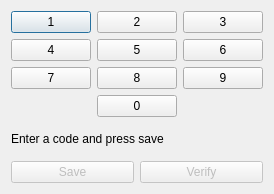
<?xml version="1.0" encoding="UTF-8"?>
<ui version="4.0">
 <class>Dialog</class>
 <widget class="QDialog" name="Dialog">
  <property name="geometry">
   <rect>
    <x>0</x>
    <y>0</y>
    <width>272</width>
    <height>194</height>
   </rect>
  </property>
  <property name="windowTitle">
   <string>Dialog</string>
  </property>
  <layout class="QVBoxLayout" name="verticalLayout">
   <item>
    <layout class="QGridLayout" name="gridLayout">
     <item row="0" column="0">
      <widget class="QPushButton" name="btnOne">
       <property name="text">
        <string>1</string>
       </property>
      </widget>
     </item>
     <item row="0" column="1">
      <widget class="QPushButton" name="btnTwo">
       <property name="text">
        <string>2</string>
       </property>
      </widget>
     </item>
     <item row="0" column="2">
      <widget class="QPushButton" name="btnThree">
       <property name="text">
        <string>3</string>
       </property>
      </widget>
     </item>
     <item row="1" column="0">
      <widget class="QPushButton" name="btnFour">
       <property name="text">
        <string>4</string>
       </property>
      </widget>
     </item>
     <item row="1" column="1">
      <widget class="QPushButton" name="btnFive">
       <property name="text">
        <string>5</string>
       </property>
      </widget>
     </item>
     <item row="1" column="2">
      <widget class="QPushButton" name="btnSix">
       <property name="text">
        <string>6</string>
       </property>
      </widget>
     </item>
     <item row="2" column="0">
      <widget class="QPushButton" name="btnSeven">
       <property name="text">
        <string>7</string>
       </property>
      </widget>
     </item>
     <item row="2" column="1">
      <widget class="QPushButton" name="btnEight">
       <property name="text">
        <string>8</string>
       </property>
      </widget>
     </item>
     <item row="2" column="2">
      <widget class="QPushButton" name="btnNine">
       <property name="text">
        <string>9</string>
       </property>
      </widget>
     </item>
     <item row="3" column="1">
      <widget class="QPushButton" name="btnZero">
       <property name="text">
        <string>0</string>
       </property>
      </widget>
     </item>
    </layout>
   </item>
   <item>
    <widget class="QLabel" name="lblNotify">
     <property name="text">
      <string>Enter a code and press save</string>
     </property>
    </widget>
   </item>
   <item>
    <layout class="QHBoxLayout" name="horizontalLayout">
     <item>
      <widget class="QPushButton" name="btnSave">
       <property name="enabled">
        <bool>false</bool>
       </property>
       <property name="text">
        <string>Save</string>
       </property>
      </widget>
     </item>
     <item>
      <widget class="QPushButton" name="btnVerify">
       <property name="enabled">
        <bool>false</bool>
       </property>
       <property name="text">
        <string>Verify</string>
       </property>
      </widget>
     </item>
    </layout>
   </item>
  </layout>
 </widget>
 <resources/>
 <connections/>
</ui>
